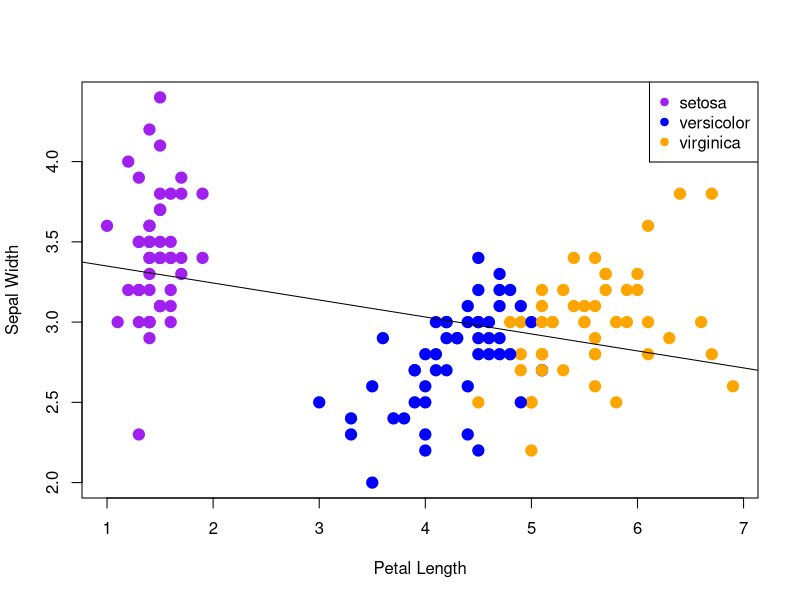
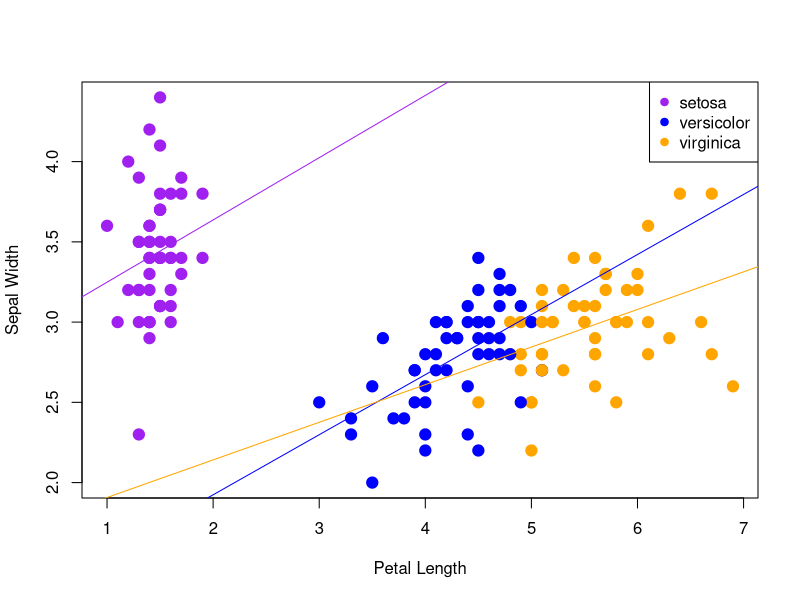

The R source for these figures, in order: (Note: this script raises an error after producing the figures.)
##################################################
#         Gotta set up that WD (pc only)         #
##################################################

#setwd("C:/Users/hille/Documents/Rbootcamp_S2020/Iris-repo/")

##################################################
#                   Housekeeping                 #
##################################################

#This mixes the data and then assigns IRIS to read it in the mixed order 
#Then stores the mixed data as an object
oo <- sample(x=1:150, 150, replace=FALSE)
mix <- iris[oo,]

#Creates and stores "mix$" as seperate objects
species <- mix$Species
petalL <- mix$Petal.Length
petalW <- mix$Petal.Width
sepalL <- mix$Sepal.Length
sepalW <- mix$Sepal.Width


#This matches each species with their respective colors
species2 <- species
color2 <- rep("red", 150)
species2 == "setosa"
color2[species2 == "setosa"] <- "purple"
color2
color2[species2 == "versicolor"] <- "blue"
color2
color2[species2 == "virginica"] <- "orange"
color2

##################################################
#                2-D Scatter plots               #
##################################################

#Here are the setups for the linear regressions for each of the comparisons I have made
petalW.lm <- lm(petalW ~ petalL)
sepalL.lm <- lm(sepalL ~ petalL)
sepalW.lm <- lm(sepalW ~ petalL)

#This indexs the iris dataset by species and should make regression lines for each species
setosa <- mix[mix$Species == "setosa",]
setosa
setosaPLvsSW.lm <- lm(setosa$Sepal.Width ~ setosa$Petal.Length)
setosaPLvsSW.lm

versicolor <- mix[mix$Species == "versicolor",]
versicolor
versicolorPLvsSW.lm <- lm(versicolor$Sepal.Width ~ versicolor$Petal.Length)
versicolorPLvsSW.lm

virginica <- mix[mix$Species == "virginica",]
virginica
virginicaPLvsSW.lm <- lm(virginica$Sepal.Width ~ virginica$Petal.Length)
virginicaPLvsSW.lm

#Here are the plots

plot(petalL, sepalW, col=color2, cex=1.5, pch=19, xlab="Petal Length", ylab="Sepal Width")
abline(sepalW.lm, col="black")
legend('topright', legend = levels(species), col = c("purple", "blue", "orange"), cex = 1, pch = 19)

plot(petalL, sepalW, col=color2, cex=1.5, pch=19, xlab="Petal Length", ylab="Sepal Width")
abline(setosaPLvsSW.lm, col="purple")
abline(versicolorPLvsSW.lm, col="blue")
abline(virginicaPLvsSW.lm, col="orange")
legend('topright', legend = levels(species), col = c("purple", "blue", "orange"), cex = 1, pch = 19)


##################################################
#    Generating RMakrdown on Ethan's Computer    #
##################################################

#This is needed to set up and use "RMarkdown"
require("rmarkdown")
Sys.setenv(RSTUDIO_PANDOC="C:/Program Files/RStudio/bin/pandoc")
render("markdown_ethan_test.Rmd", "html_document")


##################################################
#             Below are extra notes              #
##################################################

#This works with the dataset in order
species <- iris$Species
color <- rep("red", 150)
species == "setosa"
color[species == "setosa"] <- "purple"
color
color[species == "versicolor"] <- "blue"
color
color[species == "virginica"] <- "green"
color

#Here are some extra comparisons
plot(petalL, petalW, cex=1.5, pch=19, col=color2, xlab = "Petal Length", ylab = "Petal Width")
abline(petalW.lm, col="black")
legend('bottomright', legend = levels(species), col = c("purple", "blue", "orange"), cex = 1, pch = 19)

plot(petalL, sepalL, col=color2, cex=1.5, pch=19, xlab = "Petal Length", ylab = "Sepal Length")
abline(sepalL.lm, col="black")
legend('bottomright', legend = levels(species), col = c("purple", "blue", "orange"), cex = 1, pch = 19)
